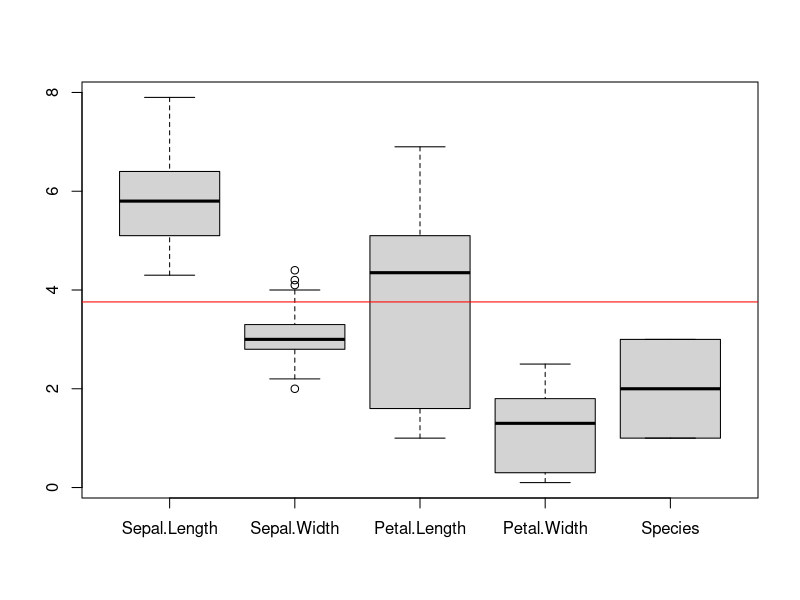
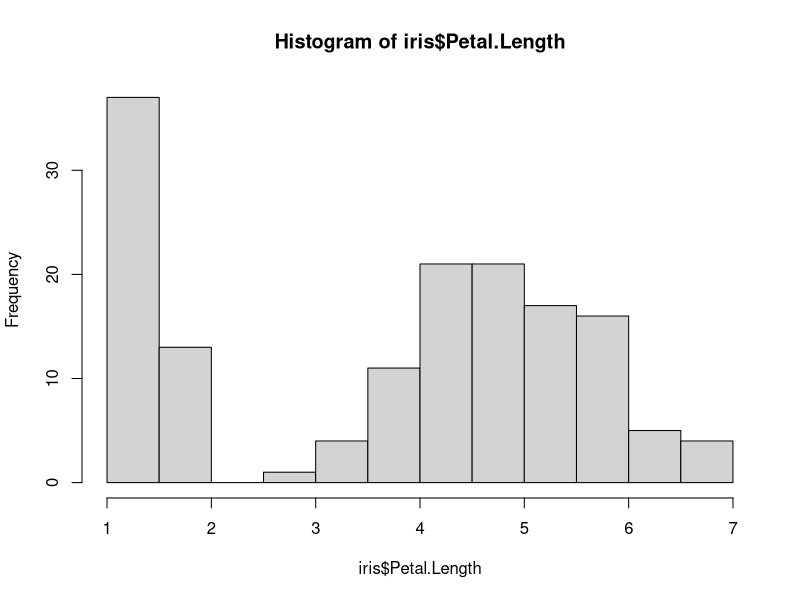
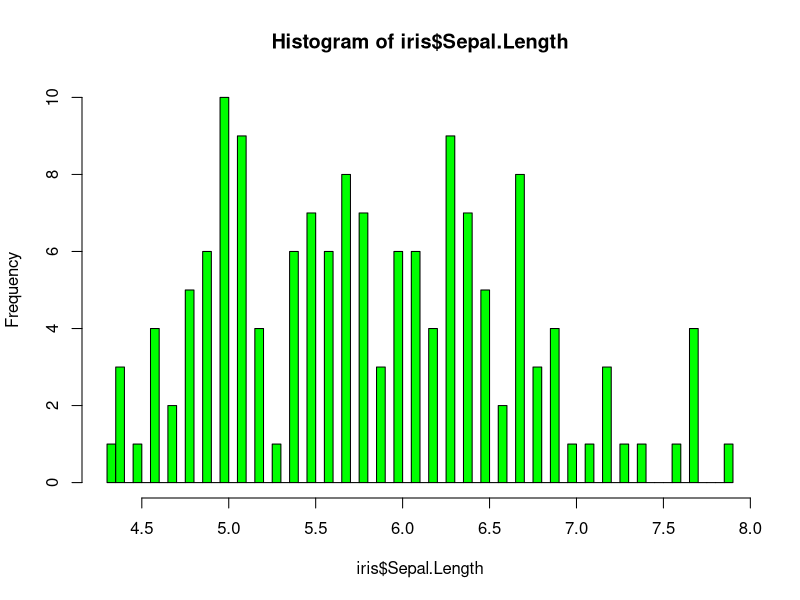
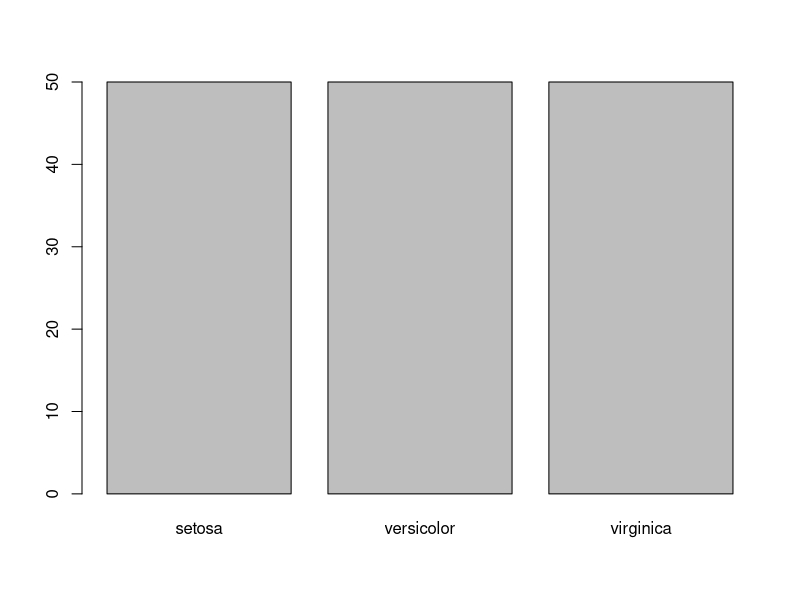
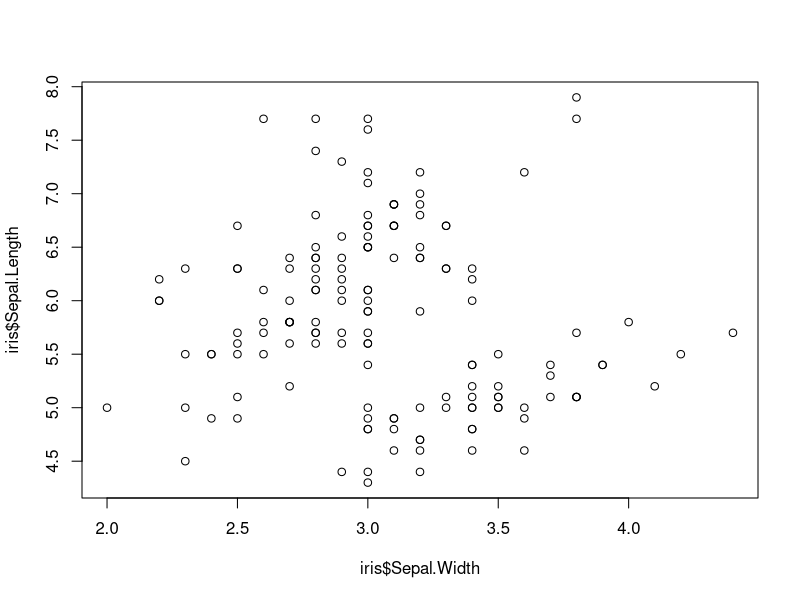
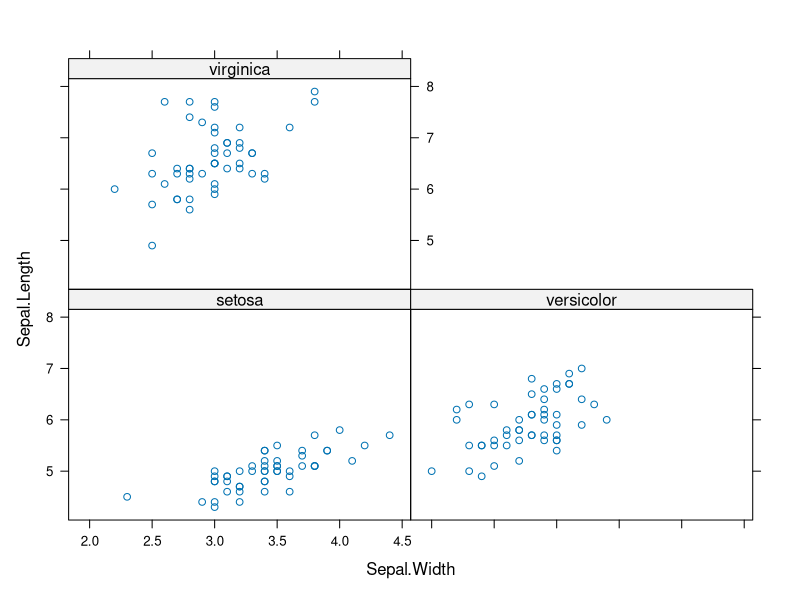

The R script that drew these images, in order:
## ---- chunk 1
library(datasets)

data("iris")
dim(iris)
head(iris)
table(iris$Species)
## ---- chunk 2
# Boxplot: good for compparing data
boxplot(iris)
## Red line is mean
abline(h = mean(iris$Petal.Length), col="red")

# Historgram
hist(iris$Petal.Length)
## more granular
hist(iris$Sepal.Length, breaks = 100, col = "green")

# Barplot
barplot(table(iris$Species))

# Lattice ----
library(lattice)
plot(iris$Sepal.Width, iris$Sepal.Length)
xyplot(Sepal.Length ~ Sepal.Width | Species, data = iris)
